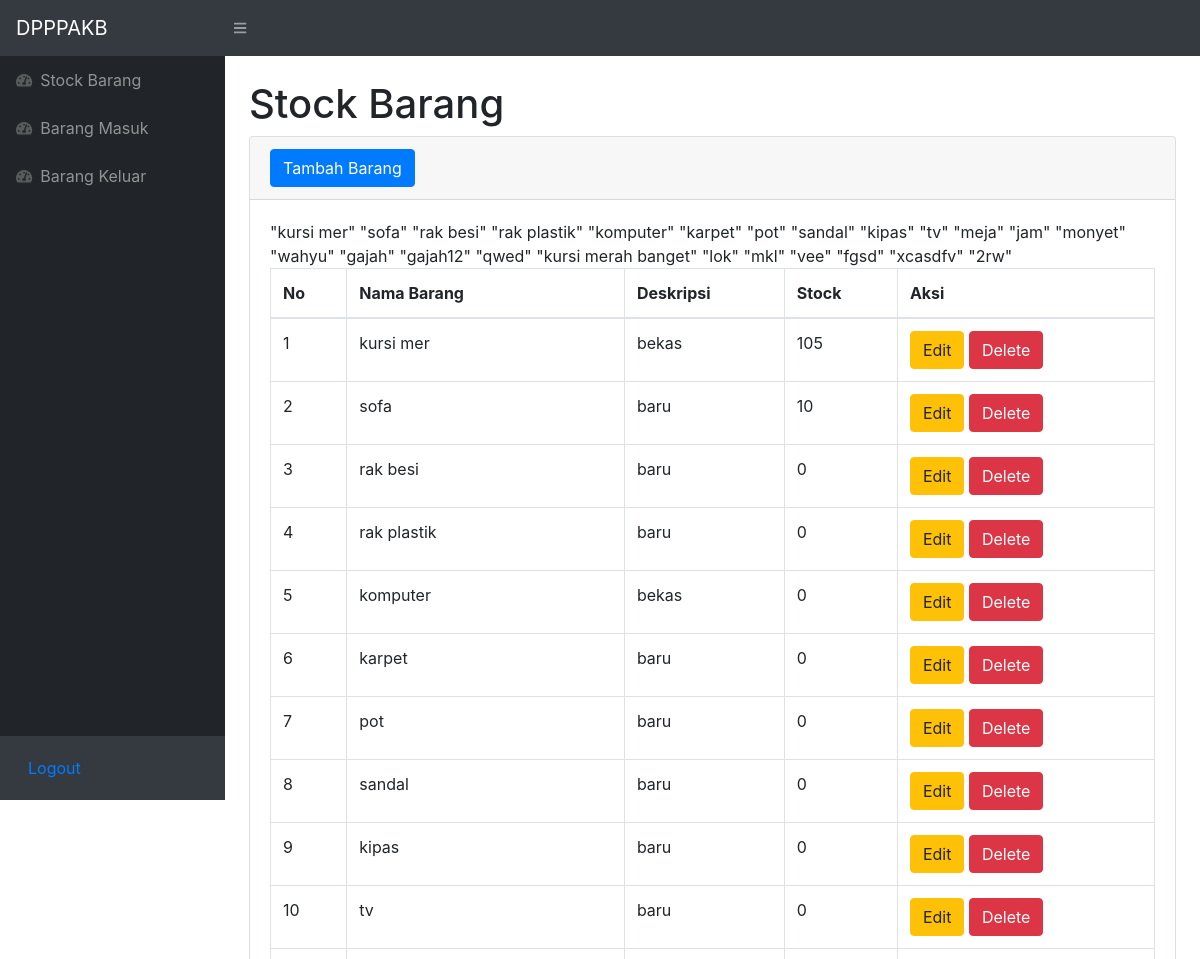
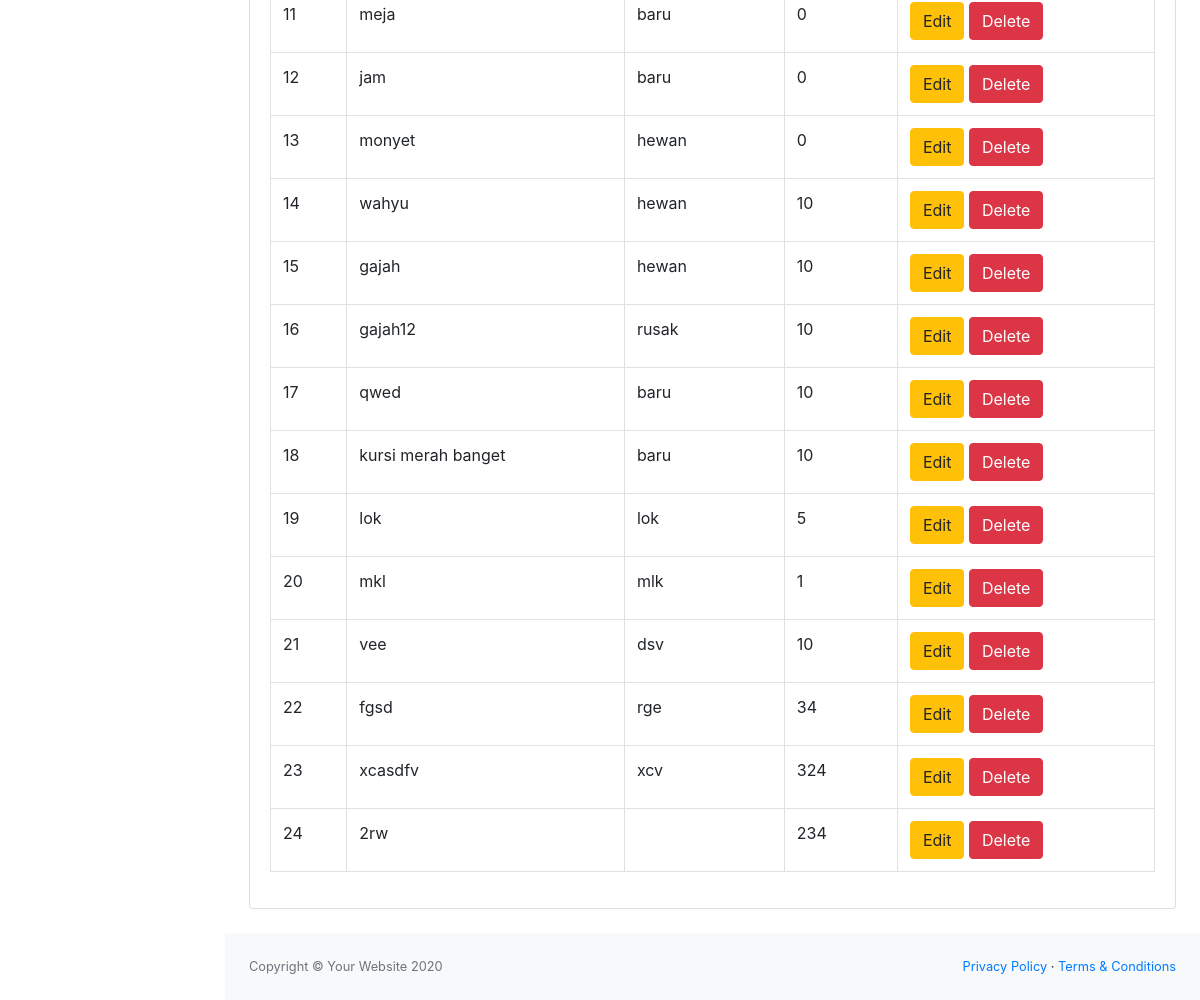
Page / (signed in) on the committed database (2 pictures, top to bottom).
### tables this page shows
CREATE TABLE `stock` (
  `idbarang` int(11) NOT NULL,
  `namabarang` varchar(25) NOT NULL,
  `deskripsi` varchar(25) NOT NULL,
  `stock` int(11) NOT NULL,
  `image` text DEFAULT NULL,
  `namalembaga` varchar(50) NOT NULL,
  `namaaset` varchar(50) NOT NULL
);

### index.php (the view, shortened to what this page needs)
<?php
require 'function.php';
?>
<!DOCTYPE html>
<html lang="en">
    <head>
        <link href="css/styles.css" rel="stylesheet" />
        <link href="https://cdn.datatables.net/1.10.20/css/dataTables.bootstrap4.min.css" rel="stylesheet" />
    </head>
    <body class="sb-nav-fixed">
        <nav class="sb-topnav navbar navbar-expand navbar-dark bg-dark">
            <a class="navbar-brand" href="index.html">DPPPAKB</a>
            <button class="btn btn-link btn-sm order-1 order-lg-0" id="sidebarToggle" href="#"><i class="fas fa-bars"></i></button>
        </nav>
        <div id="layoutSidenav">
            <div id="layoutSidenav_nav">
                <nav class="sb-sidenav accordion sb-sidenav-dark" id="sidenavAccordion">
                    <div class="sb-sidenav-menu">
                        <div class="nav">
                            <a class="nav-link" href="index.php">
                                <div class="sb-nav-link-icon"><i class="fas fa-tachometer-alt"></i></div>
                                Stock Barang
                            </a>
                            <a class="nav-link" href="barangmasuk.php">
                                <div class="sb-nav-link-icon"><i class="fas fa-tachometer-alt"></i></div>
                                Barang Masuk
                            </a>
                            <a class="nav-link" href="barangkeluar.php">
                                <div class="sb-nav-link-icon"><i class="fas fa-tachometer-alt"></i></div>
                                Barang Keluar
                            </a>
                        </div>
                    </div>
                    <div class="sb-sidenav-footer">
                    <a class="nav-link" href="logout.php">
                                Logout
                            </a>
                    </div>
                </nav>
            </div>
            <div id="layoutSidenav_content">
                <main>
                    <div class="container-fluid">
                        <h1 class="mt-4">Stock Barang</h1>
                        <div class="card mb-4">
                            <div class="card-header">
                                <button type="button" class="btn btn-primary" data-toggle="modal" data-target="#myModal">
                                    Tambah Barang
                                </button>
                            </div>
                            <div class="card-body">
                                <div class="table-responsive">
                                    <table class="table table-bordered" id="dataTable" width="100%" cellspacing="0">
                                        <thead>
                                            <tr>
                                                <th>No</th>
                                                <th>Nama Barang</th>
                                                <th>Deskripsi</th>
                                                <th>Stock</th>
                                                <th>Aksi</th>
                                            </tr>
                                        </thead>
                                        <tbody>
                                            <?php
                                            $ambilsemuadatastock = mysqli_query($conn,"select * from stock");
                                            $i = 1;
                                            while($data=mysqli_fetch_array($ambilsemuadatastock)){
                                                $namabarang = $data['namabarang'];
                                                $deskripsi = $data['deskripsi'];
                                                $stock = $data['stock'];
                                                $idb = $data['idbarang'];
                                            ?>
                                            <tr>
                                                <td><?=$i++;?></td>
                                                <td><?=$namabarang;?></td>
                                                <td><?=$deskripsi;?></td>
                                                <td><?=$stock;?></td>
                                                <td>
                                                    <button type="button" class="btn btn-warning" data-toggle="modal" data-target="#edit<?=$idb;?>">
                                                        Edit
                                                    </button>
                                                    <button type="button" class="btn btn-danger" data-toggle="modal" data-target="#delete<?=$idb;?>">
                                                        Delete
                                                    </button>
                                                </td>
                                            </tr>
                                            <?php
                                            };
                                            ?>
                                        </tbody>
                                    </table>
                                </div>
                            </div>
                        </div>
                    </div>
                </main>
                <footer class="py-4 bg-light mt-auto">
                    <div class="container-fluid">
                        <div class="d-flex align-items-center justify-content-between small">
                            <div class="text-muted">Copyright &copy; Your Website 2020</div>
                            <div>
                                <a href="#">Privacy Policy</a>
                                &middot;
                                <a href="#">Terms &amp; Conditions</a>
                            </div>
                        </div>
                    </div>
                </footer>
            </div>
        </div>
    </body>
</html>

### rows in the picture
stock: namabarang "kursi mer", deskripsi "bekas", stock "105"
stock: namabarang "sofa", deskripsi "baru", stock "10"
stock: namabarang "rak besi", deskripsi "baru", stock "0"
stock: namabarang "rak plastik", deskripsi "baru", stock "0"
stock: namabarang "komputer", deskripsi "bekas", stock "0"
stock: namabarang "karpet", deskripsi "baru", stock "0"
stock: namabarang "pot", deskripsi "baru", stock "0"
stock: namabarang "sandal", deskripsi "baru", stock "0"
stock: namabarang "kipas", deskripsi "baru", stock "0"
stock: namabarang "tv", deskripsi "baru", stock "0"
stock: namabarang "meja", deskripsi "baru", stock "0"
stock: namabarang "jam", deskripsi "baru", stock "0"
stock: namabarang "monyet", deskripsi "hewan", stock "0"
stock: namabarang "wahyu", deskripsi "hewan", stock "10"
stock: namabarang "gajah", deskripsi "hewan", stock "10"
stock: namabarang "gajah12", deskripsi "rusak", stock "10"
stock: namabarang "qwed", deskripsi "baru", stock "10"
stock: namabarang "kursi merah banget", deskripsi "baru", stock "10"
stock: namabarang "lok", deskripsi "lok", stock "5"
stock: namabarang "mkl", deskripsi "mlk", stock "1"
stock: namabarang "vee", deskripsi "dsv", stock "10"
stock: namabarang "fgsd", deskripsi "rge", stock "34"
stock: namabarang "xcasdfv", deskripsi "xcv", stock "324"
stock: namabarang "2rw", stock "234"
